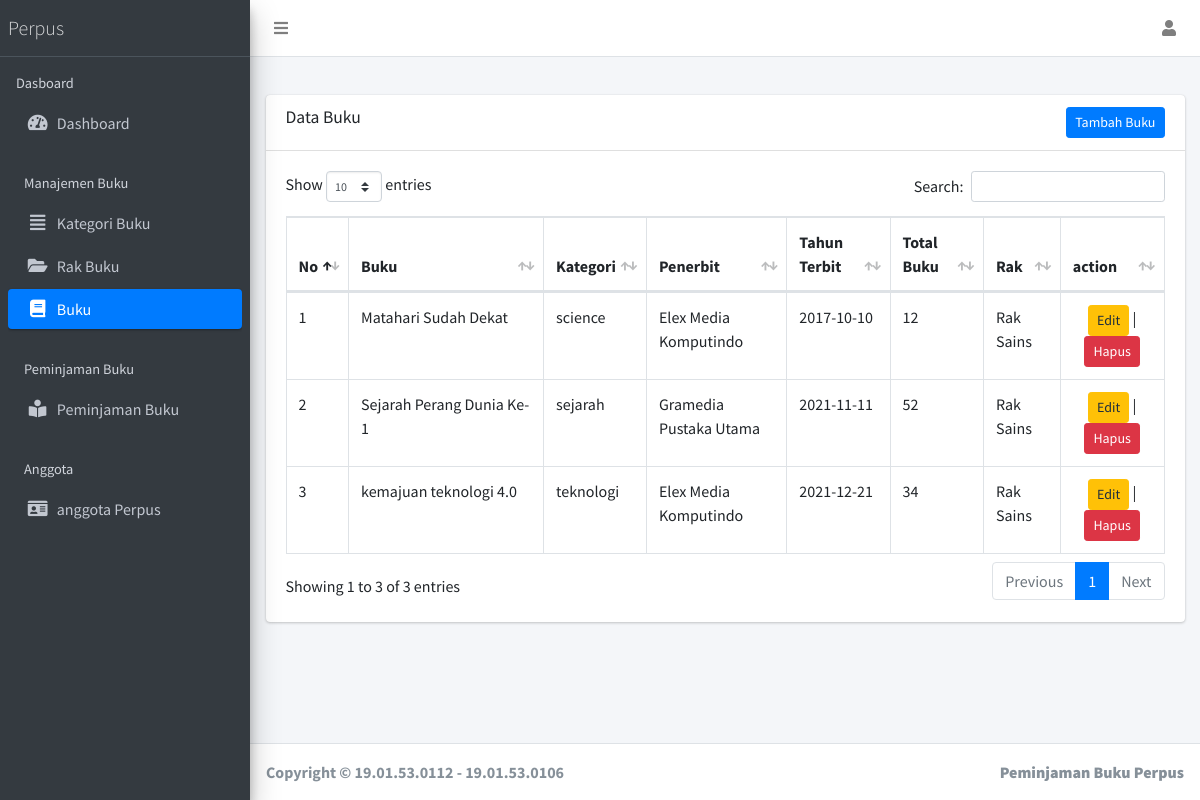
/?page=buku (signed in), run on an earlier commit of the app's database.
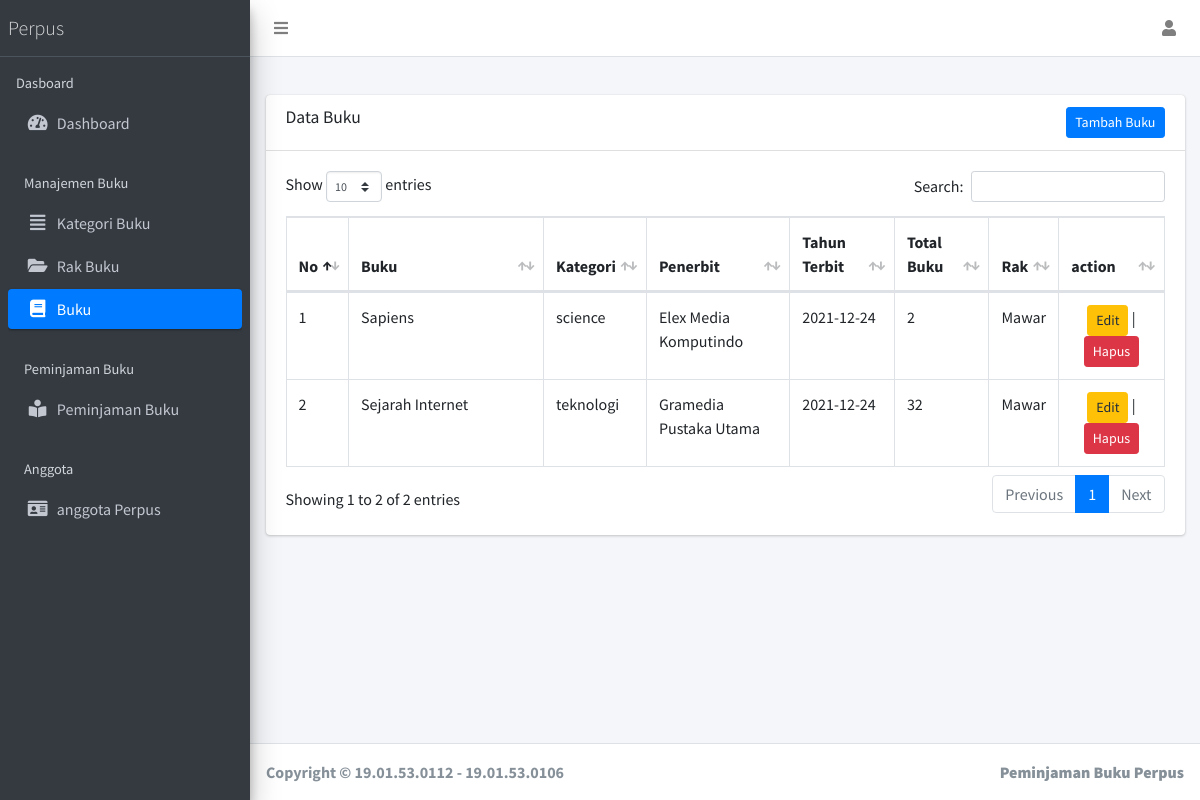
And on a later commit of the database.
### tables this page shows
CREATE TABLE `buku` (
  `id` int(11) NOT NULL,
  `id_kategori` int(11) NOT NULL,
  `nama_buku` varchar(255) NOT NULL,
  `penerbit` varchar(255) NOT NULL,
  `tahun-terbit` varchar(255) NOT NULL,
  `total_buku` int(11) NOT NULL,
  `rak` int(11) NOT NULL
);

CREATE TABLE `kategori_buku` (
  `id` int(11) NOT NULL,
  `jenis` varchar(255) NOT NULL
);

CREATE TABLE `rak_buku` (
  `id` int(11) NOT NULL,
  `no_rak` varchar(11) NOT NULL,
  `nama_rak` varchar(255) NOT NULL,
  `tempat` varchar(255) NOT NULL
);

### include/koneksi.php (called while the page is built, shortened)
<?php
function baseUrl($url = null)
{
  $baseUrl = "http://localhost/peminjaman-buku-perpus";
  if ($url != null) {
    return $baseUrl . "/" . $url;
  } else {
    return $baseUrl;
  }
}

### views/main/buku/index.php (the view, shortened to what this page needs)
<div class="row">
  <div class="col-12">
    <div class="card">
      <div class="card-header">
        <h3 class="card-title">Data Buku</h3>
        <a href="?page=add-buku" class=" float-right btn-sm btn btn-primary">Tambah Buku</a>
      </div>
      <div class="card-body">
        <table id="example1" class="table table-bordered table-hover">
          <thead>
            <tr>
              <th>No</th>
              <th>Buku</th>
              <th>Kategori</th>
              <th>Penerbit</th>
              <th>Tahun Terbit</th>
              <th>Total Buku</th>
              <th>Rak</th>
              <th>action</th>
            </tr>
          </thead>
          <tbody>
            <?php
            $no = 1;
            $kategori = "SELECT buku.*,kategori_buku.jenis,rak_buku.nama_rak  FROM buku LEFT JOIN kategori_buku ON buku.id_kategori = kategori_buku.id LEFT JOIN rak_buku ON buku.rak = rak_buku.id";
            $query = mysqli_query($koneksi, $kategori) or die(mysqli_error($koneksi));
            while ($data = mysqli_fetch_assoc($query)) : ?>
              <tr>
                <td><?= $no++ ?></td>
                <td style="width: 170px;"><?= $data['nama_buku'] ?></td>
                <td><?= $data['jenis'] ?></td>
                <td><?= $data['penerbit'] ?></td>
                <td><?= $data['tahun-terbit'] ?></td>
                <td><?= $data['total_buku'] ?></td>
                <td><?= $data['nama_rak'] ?></td>
                <td class="text-center">
                  <a href="?page=edit-buku&id=<?= $data['id'] ?>" class="btn btn-warning btn-sm">Edit</a> |
                  <form action="" method="post" style="display: inline;">
                    <button type="submit" name="delete" onclick="return confirm('yakin ingin menghapus data ini?')" class="btn btn-danger btn-sm">Hapus</button>
                  </form>
                </td>
              </tr>
            <?php endwhile; ?>
          </tbody>
        </table>
      </div>
    </div>
  </div>
</div>

### views/layout/header.php (shortened to what this page needs)
<!DOCTYPE html>
<html>
<head>
  <link rel="stylesheet" href="<?= baseUrl('/') ?>plugins/fontawesome-free/css/all.min.css">
  <link rel="stylesheet" href="https://code.ionicframework.com/ionicons/2.0.1/css/ionicons.min.css">
  <link rel="stylesheet" href="<?= baseUrl('/') ?>dist/css/adminlte.min.css">
  <link rel="stylesheet" href="<?= baseUrl('/') ?>plugins/overlayScrollbars/css/OverlayScrollbars.min.css">
  <link rel="stylesheet" href="<?= baseUrl('/') ?>plugins/datatables-bs4/css/dataTables.bootstrap4.min.css">
  <link rel="stylesheet" href="<?= baseUrl('/') ?>plugins/datatables-responsive/css/responsive.bootstrap4.min.css">
</head>
<body class="hold-transition sidebar-mini layout-fixed layout-navbar-fixed layout-footer-fixed">
  <div class="wrapper">

### views/layout/navbar.php (shortened to what this page needs)
<nav class="main-header navbar navbar-expand navbar-white navbar-light">
  <ul class="navbar-nav">
    <li class="nav-item">
      <a class="nav-link" data-widget="pushmenu" href="#" role="button"><i class="fas fa-bars"></i></a>
    </li>
  </ul>
  <ul class="navbar-nav ml-auto">
    <li class="nav-item dropdown">
      <a class="nav-link" data-toggle="dropdown" href="#">
        <i class="fas fa-user"></i>
      </a>
    </li>
  </ul>
</nav>

### views/layout/sidebar.php
<?php
$page = @$_GET['page'];
if ($page == 'dashboard'  || $page == '') {
  $dashboard = 'active';
} else if ($page == 'kategori') {
  $kategori = 'active';
} else if ($page == 'buku' || $page == 'add-buku' || $page == 'edit-buku') {
  $buku = 'active';
} else if ($page == 'rak' || $page == 'add-rak' || $page == 'edit-rak') {
  $rak = 'active';
} else if ($page == 'peminjaman' || $page == 'add-peminjaman' || $page == 'edit-peminjaman') {
  $peminjaman = 'active';
} else if ($page == 'anggota' || $page == 'add-anggota' || $page == 'edit-anggota') {
  $anggota = 'active';
}
?>
<aside class="main-sidebar sidebar-dark-primary elevation-4">
  <a href="<?= baseUrl() ?>" class="brand-link">
    <span class="brand-text font-weight-light">Perpus</span>
  </a>
  <div class="sidebar">
    <nav class="mt-2">
      <ul class="nav nav-pills nav-sidebar flex-column" data-widget="treeview" role="menu" data-accordion="false">
        <li class="nav-header">Dasboard</li>
        <li class="nav-item">
          <a href="?page=dashboard" class="nav-link <?= $dashboard ?>">
            <i class="nav-icon fas fa-tachometer-alt"></i>
            <p>
              Dashboard
            </p>
          </a>
        </li>
        <li class="nav-header">Manajemen Buku</li>
        <li class="nav-item">
          <a href="<?= baseUrl('public/?page=kategori') ?>" class="nav-link <?= $kategori ?>">
            <i class="nav-icon fas fa-align-justify"></i>
            <p>
              Kategori Buku
            </p>
          </a>
        </li>
        <li class="nav-item">
          <a href="?page=rak" class="nav-link <?= $rak ?>">
            <i class="nav-icon fas fa-folder-open"></i>
            <p>
              Rak Buku
            </p>
          </a>
        </li>
        <li class="nav-item">
          <a href="?page=buku" class="nav-link <?= $buku ?>">
            <i class="nav-icon fas fa-book"></i>
            <p>
              Buku
            </p>
          </a>
        </li>
        <li class="nav-header">Peminjaman Buku</li>
        <li class="nav-item">
          <a href="?page=peminjaman" class="nav-link <?= $peminjaman ?>">
            <i class="nav-icon fas fa-book-reader"></i>
            <p>
              Peminjaman Buku
            </p>
          </a>
        </li>
        <li class="nav-header">Anggota</li>
        <li class="nav-item">
          <a href="?page=anggota" class="nav-link <?= $anggota ?>">
            <i class="nav-icon fas fa-id-card"></i>
            <p>
              anggota Perpus
            </p>
          </a>
        </li>
      </ul>
    </nav>
  </div>
</aside>

### public/index.php (shortened to what this page needs)
<?php
include_once '../include/koneksi.php';
include '../views/layout/header.php';
include '../views/layout/navbar.php';
include '../views/layout/sidebar.php';
?>
<div class="content-wrapper">
  <div class="content-header">
  </div>
  <section class="content">
    <div class="container-fluid">
      <?php include '../views/layout/main.php' ?>
    </div>
  </section>
</div>
<?php include '../views/layout/footer.php'; ?>

### views/layout/main.php (shortened to what this page needs)
<?php
$page = @$_GET['page'];
switch ($page) {
  case 'buku':
    include '../views/main/buku/index.php';
    break;
}

### views/layout/footer.php (shortened to what this page needs)
<footer class="main-footer">
  <strong>Copyright &copy; 19.01.53.0112 - 19.01.53.0106
    <div class="float-right d-none d-sm-inline-block">
      <b>Peminjaman Buku Perpus</b>
    </div>
</footer>
</div>
</body>
</html>

What changed in the data, as far as the page shows it:
removed buku: nama_buku "Matahari Sudah Dekat", id_kategori.jenis "science", penerbit "Elex Media Komputindo", value "2017-10-10", total_buku "12", rak.nama_rak "Rak Sains"
removed buku: nama_buku "Sejarah Perang Dunia Ke-1", id_kategori.jenis "sejarah", penerbit "Gramedia Pustaka Utama", value "2021-11-11", total_buku "52", rak.nama_rak "Rak Sains"
removed buku: nama_buku "kemajuan teknologi 4.0", id_kategori.jenis "teknologi", penerbit "Elex Media Komputindo", value "2021-12-21", total_buku "34", rak.nama_rak "Rak Sains"
added buku: nama_buku "Sapiens", id_kategori.jenis "science", penerbit "Elex Media Komputindo", value "2021-12-24", total_buku "2", rak.nama_rak "Mawar"
added buku: nama_buku "Sejarah Internet", id_kategori.jenis "teknologi", penerbit "Gramedia Pustaka Utama", value "2021-12-24", total_buku "32", rak.nama_rak "Mawar"
Also different on the page:
text written by a page script: "Show entries Search: Showing 1 to 3 of 3 entries Previous 1 Next" → "Show entries Search: Showing 1 to 2 of 2 entries Previous 1 Next"
